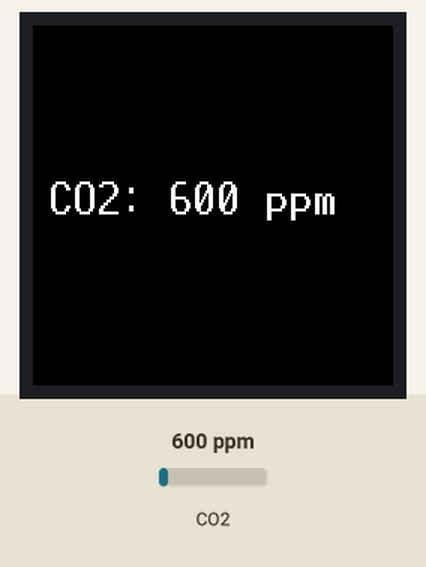
A program run on a simulated Raspberry Pi Pico running MicroPython. On the bench: 240×240 colour display. The inputs (shaded band) are chosen by the test bench; at power-on: CO2 600 ppm. Library files of the repository ran but are not shown: gc9a01py.py, vga1_16x32.py; what the program prints to the serial console is not drawn.

Above: at 1.7 s.
1.8 s: CO2 set to 452 ppm
At 4.0 s:
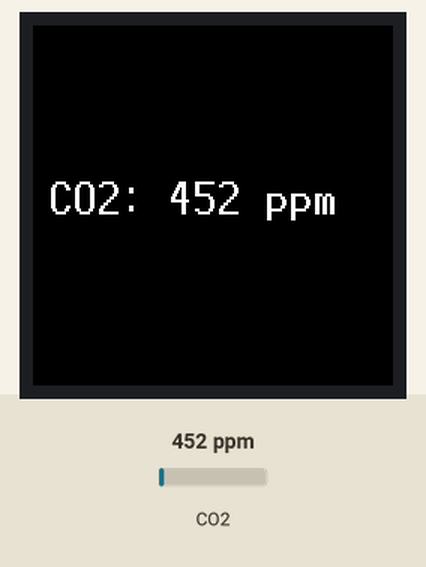
5.8 s: CO2 set to 1050 ppm
At 7.7 s:
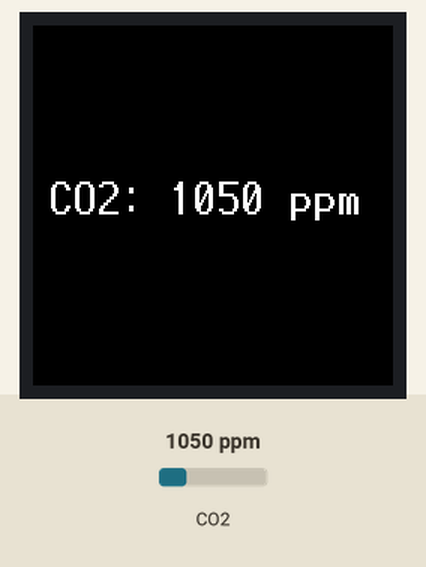
9.4 s: CO2 set to 1700 ppm
At 11.3 s:
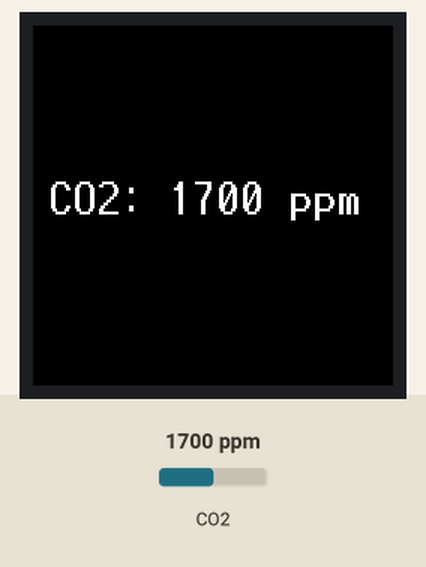
Timing chart, 0 to 12.8 s (numbered marks = the images above; inputs shaded):
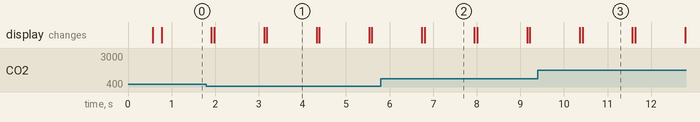

Measured:
- after the input at 1.8 s, the display: first differs from a run without the input after 1.4 s (image 1)
- after the input at 5.8 s, the display: first differs from a run without the input after 1.0 s (image 2)
- after the input at 9.4 s, the display: first differs from a run without the input after 1.0 s (image 3)
- what the display in image 1 shows lasts 1.1 s, from 3.2 s to 4.3 s

The program:

mhz19b_display.py
```python
from machine import Pin, SPI, UART
import time
import gc9a01py
from fonts.romfonts import vga1_16x32 as font

# -----------------------
# UART0 MH-Z19B
# -----------------------
uart = UART(0, baudrate=9600, tx=Pin(0), rx=Pin(1))  # TX/RX sur GP0/GP1
cmd = b"\xFF\x01\x86\x00\x00\x00\x00\x00\x79"

# -----------------------
# SPI écran GC9A01
# -----------------------
spi = SPI(1, baudrate=20000000, polarity=1, phase=1,
          sck=Pin(10), mosi=Pin(11))

dc = Pin(8, Pin.OUT)
cs = Pin(9, Pin.OUT)
rst = Pin(12, Pin.OUT)
bl = Pin(13, Pin.OUT)
bl.on()

display = gc9a01py.GC9A01(spi, dc=dc, cs=cs, reset=rst)
display.fill(gc9a01py.color565(0, 0, 0))

# -----------------------
# Fonction lecture CO2
# -----------------------
def read_co2():
    uart.write(cmd)
    time.sleep(0.1)

    if uart.any() >= 9:
        data = uart.read(9)
        if data and len(data) == 9 and data[0] == 0xFF and data[1] == 0x86:
            return data[2] * 256 + data[3]
    return None

# -----------------------
# Boucle principale
# -----------------------
while True:
    co2 = read_co2()

    display.fill(gc9a01py.color565(0, 0, 0))  # fond noir

    if co2 is not None:
        txt = "CO2: {} ppm".format(co2)
        print("CO2 =", co2, "ppm")
    else:
        txt = "No data"
        print("⚠️ Pas de réponse du capteur")

    display.text(font, txt, 10, 100, gc9a01py.color565(255, 255, 255))
    time.sleep(1)
```
